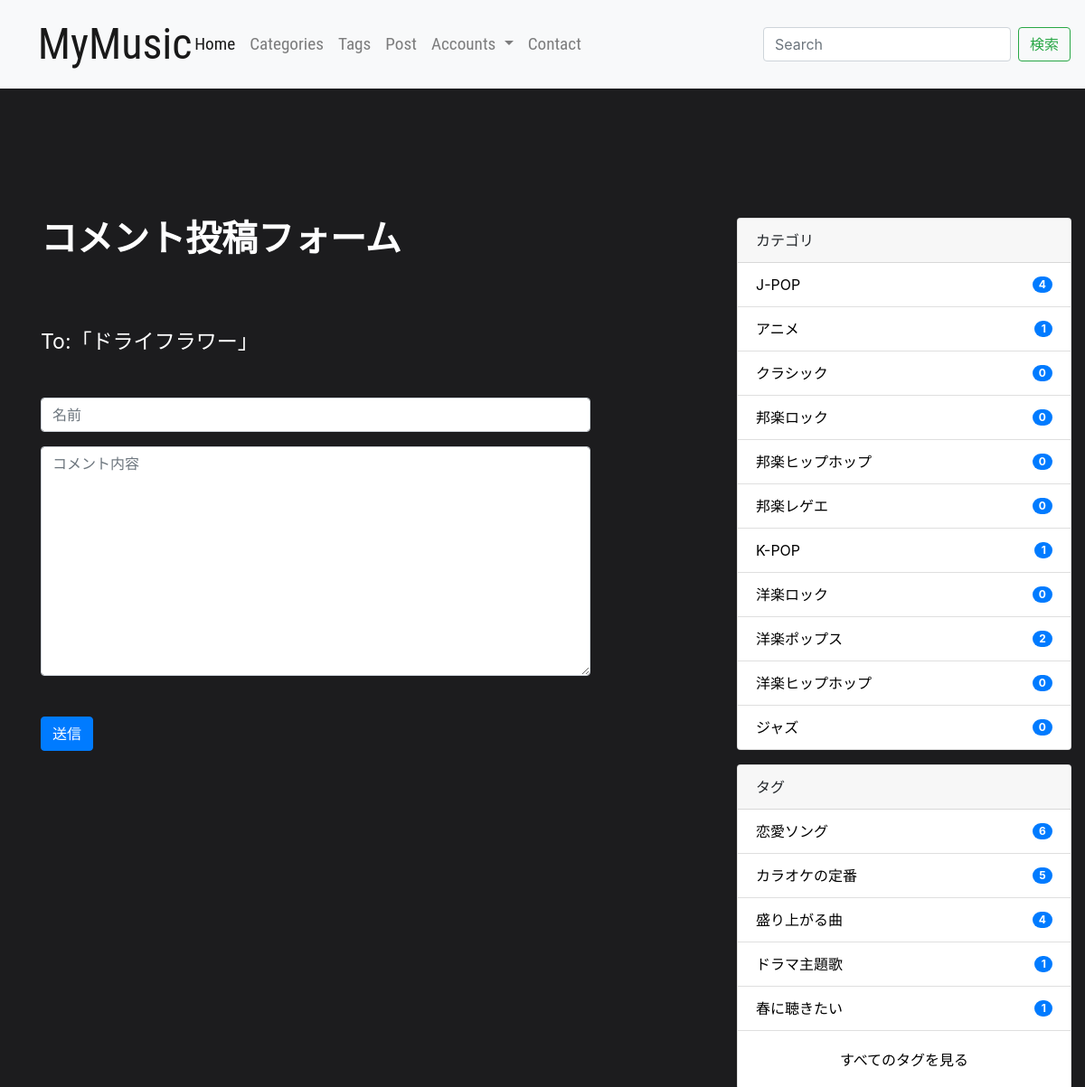
Screenshot of /comment/13/ with the database file from the repository.
### blog/models.py (models this page shows, shortened)
class Post(models.Model):
    category = models.ForeignKey(Category, on_delete=models.PROTECT)
    tags = models.ManyToManyField(Tag, blank=True)
    title = models.CharField(max_length=255)
    singer = models.CharField(max_length=50, default='')
    url = models.URLField(max_length=200, default='', blank=True)
    description = models.TextField()
    image = models.ImageField(
        upload_to='images', null=True, blank=True)
    created_at = models.DateTimeField(auto_now_add=True)
    updated_at = models.DateTimeField(auto_now=True)
    published_at = models.DateTimeField(blank=True, null=True)
    is_public = models.BooleanField(default=False)
    like = models.IntegerField(default=0)
    class Meta:
        ordering = ['-created_at']

class Category(models.Model):
    name = models.CharField(max_length=255)
    slug = models.SlugField(unique=True)
    timestamp = models.DateTimeField(auto_now_add=True)

class Tag(models.Model):
    name = models.CharField(max_length=255)
    slug = models.SlugField(unique=True)
    timestamp = models.DateTimeField(auto_now_add=True)

### blog/views.py (the view, shortened to what this page needs)
# urls.py: path('comment/<int:pk>/', CommentFormView.as_view(), name='comment_form'),
class CommentFormView(CreateView):
    model = Comment
    form_class = CommentForm
    def get_context_data(self, **kwargs):
        context = super().get_context_data(**kwargs)
        post_pk = self.kwargs['pk']
        context['post'] = get_object_or_404(Post, pk=post_pk)
        return context

### blog/forms.py
class CommentForm(ModelForm):
    class Meta:
        model = Comment
        fields = ('author', 'text')
        widgets = {
            'author': TextInput(attrs={
                'class': 'form-control',
                'placeholder': '名前',
            }),
            'text': Textarea(attrs={
                'class': 'form-control',
                'placeholder': 'コメント内容',
            }),
        }
        labels = {
            'author': '',
            'text': '',
        }

### mysite/context_processors.py (called while the page is built)
def common(request):
    context = {
        'categories': Category.objects.annotate(
            num_posts=Count('post', filter=Q(post__is_public=True))),
        'tags': Tag.objects.annotate(
            num_posts=Count('post', filter=Q(post__is_public=True))),
    }
    return context

### blog/templates/blog/comment_form.html (shortened to what this page needs)
{% extends "base.html" %}
{% block content %}
<div class="container">
  <div class="row">
    <main class="col-md-8">
      <h1 class="mb-4">コメント投稿フォーム</h1>
      <div class="comment">
        <p style="font-size: larger;">To:「{{ post.title }}」</p><br>
        <form method="POST">{% csrf_token %}
          {{ form.as_p }}<br>
          <button type="submit" class="btn btn-primary">送信</button>
        </form>
      </div>
    </main>
    <aside class="col-md-4">
      {% include "blog/snippets/sidebar.html" %}
    </aside>
  </div>
</div>
{% endblock %}

### blog/templates/blog/snippets/sidebar.html
<div class="card mb-3">
  <div class="card-header">
    カテゴリ
  </div>
  <ul class="list-group list-group-flush">
    {% for category in categories|dictsort:"id" %}
    <li class="list-group-item d-flex justify-content-between align-items-center">
      <a href="{% url 'blog:category_post' category.slug %}" class="card-link">{{ category.name }}</a>
      <span class="badge badge-primary badge-pill">{{ category.num_posts }}</span>
    </li>
    {% endfor %}
  </ul>
</div>
<div class="card">
  <div class="card-header">
    タグ
  </div>
  <ul class="list-group list-group-flush">
    {% for tag in tags|dictsortreversed:"num_posts"|slice:":5" %}
    <li class="list-group-item d-flex justify-content-between align-items-center">
      <a href="{% url 'blog:tag_post' tag.slug %}" class="card-link">{{ tag.name }}</a>
      <span class="badge badge-primary badge-pill">{{ tag.num_posts }}</span>
    </li>
    {% endfor %}
  </ul>
  <div class="card-body text-center">
    <a href="{% url 'blog:tag_list' %}" class="card-link">すべてのタグを見る</a>
  </div>
</div>

### blog/static/blog/css/blog.css (style rules this page uses)
h1 { height: 45%; color: white; font-weight: bolder; font-family: serif; }
p { color: white; }
a { color: white; }
li { color: white; }
body { background-color: rgb(28, 28, 30); }
.comment { position: absolute; top: 120px; color: white; font-size: 120%; width: 80%; }
.card-link { color: black; }
.col-md-4 { position: absolute; right: 0; }
.container { margin-bottom: 20%; }

### rows the page displays
Post: title "ドライフラワー"
Category: name "J-POP", num_posts "4"
Category: name "アニメ", num_posts "1"
Category: name "クラシック", num_posts "0"
Category: name "邦楽ロック", num_posts "0"
Category: name "邦楽ヒップホップ", num_posts "0"
Category: name "邦楽レゲエ", num_posts "0"
Category: name "K-POP", num_posts "1"
Category: name "洋楽ロック", num_posts "0"
Category: name "洋楽ポップス", num_posts "2"
Category: name "洋楽ヒップホップ", num_posts "0"
Category: name "ジャズ", num_posts "0"
Tag: name "恋愛ソング", num_posts "6"
Tag: name "カラオケの定番", num_posts "5"
Tag: name "盛り上がる曲", num_posts "4"
Tag: name "ドラマ主題歌", num_posts "1"
Tag: name "春に聴きたい", num_posts "1"
